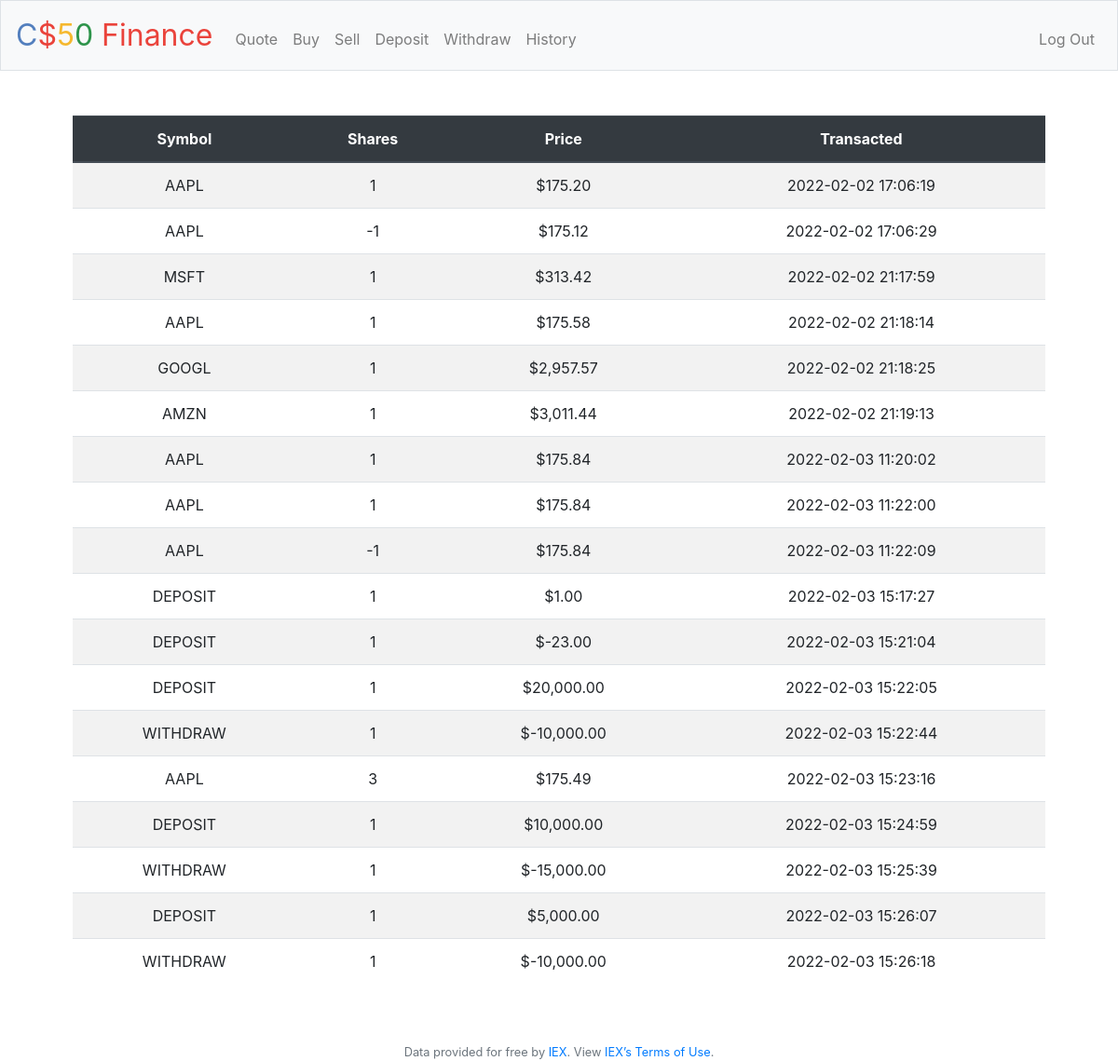
Screenshot of /history (signed in) with the database file from the repository.
### tables this page shows
CREATE TABLE history (id INTEGER NOT NULL, stock TEXT NOT NULL, shares INTEGER NOT NULL, price REAL NOT NULL, date NUMERIC NOT NULL, FOREIGN KEY (id) REFERENCES users (id));

### app.py (the view)
@app.route("/history")
@login_required
def history():
    data = db.execute('SELECT * FROM history WHERE id = ?', session['user_id'])
    return render_template('history.html', data=data)

### app.py (called while the page is built)
@app.after_request
def after_request(response):
    response.headers["Cache-Control"] = "no-cache, no-store, must-revalidate"
    response.headers["Expires"] = 0
    response.headers["Pragma"] = "no-cache"
    return response

### helpers.py (called while the page is built)
def login_required(f):
    @wraps(f)
    def decorated_function(*args, **kwargs):
        if session.get("user_id") is None:
            return redirect("/login")
        return f(*args, **kwargs)
    return decorated_function

def usd(value):
    if (type(value) == float
            or type(value) == int):
        return f"${value:,.2f}"
    return value

### templates/history.html (shortened to what this page needs)
{% extends "layout.html" %}
{% block main %}
    <section class="secton">
        <table class="table table-striped table-hover">
            <thead class="thead-dark">
                <tr>
                    <th scope="col">Symbol</th>
                    <th scope="col">Shares</th>
                    <th scope="col">Price</th>
                    <th scope="col">Transacted</th>
                </tr>
            </thead>
            <tbody>
                {% for stuff in data %}
                <tr scope="row">
                    <td>{{ stuff.stock }}</td>
                    <td>{{ stuff.shares }}</td>
                    <td>{{ stuff.price | usd }}</td>
                    <td>{{ stuff.date }}</td>
                </tr>
                {% endfor %}
            </tbody>
        </table>
    </section>
{% endblock %}

### rows the page displays
history: stock "AAPL", shares "1", price "$175.20", date "2022-02-02 17:06:19"
history: stock "AAPL", shares "-1", price "$175.12", date "2022-02-02 17:06:29"
history: stock "MSFT", shares "1", price "$313.42", date "2022-02-02 21:17:59"
history: stock "AAPL", shares "1", price "$175.58", date "2022-02-02 21:18:14"
history: stock "GOOGL", shares "1", price "$2,957.57", date "2022-02-02 21:18:25"
history: stock "AMZN", shares "1", price "$3,011.44", date "2022-02-02 21:19:13"
history: stock "AAPL", shares "1", price "$175.84", date "2022-02-03 11:20:02"
history: stock "AAPL", shares "1", price "$175.84", date "2022-02-03 11:22:00"
history: stock "AAPL", shares "-1", price "$175.84", date "2022-02-03 11:22:09"
history: stock "DEPOSIT", shares "1", price "$1.00", date "2022-02-03 15:17:27"
history: stock "DEPOSIT", shares "1", price "$-23.00", date "2022-02-03 15:21:04"
history: stock "DEPOSIT", shares "1", price "$20,000.00", date "2022-02-03 15:22:05"
history: stock "WITHDRAW", shares "1", price "$-10,000.00", date "2022-02-03 15:22:44"
history: stock "AAPL", shares "3", price "$175.49", date "2022-02-03 15:23:16"
history: stock "DEPOSIT", shares "1", price "$10,000.00", date "2022-02-03 15:24:59"
history: stock "WITHDRAW", shares "1", price "$-15,000.00", date "2022-02-03 15:25:39"
history: stock "DEPOSIT", shares "1", price "$5,000.00", date "2022-02-03 15:26:07"
history: stock "WITHDRAW", shares "1", price "$-10,000.00", date "2022-02-03 15:26:18"
